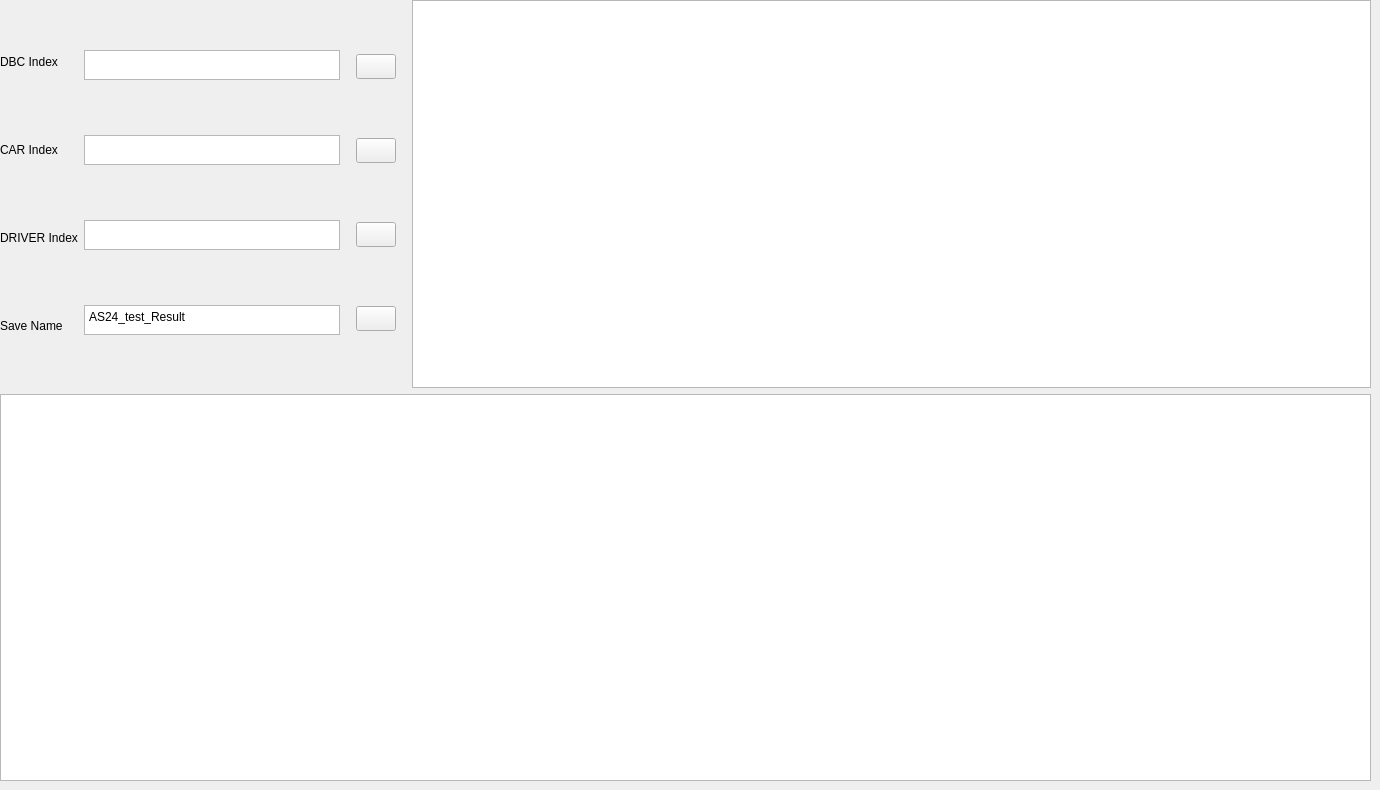
      <widget class="QWidget" name="Real_Road_FC_tab">
       <attribute name="title">
        <string>Real Road FC</string>
       </attribute>
       <widget class="QWidget" name="verticalLayoutWidget">
        <property name="geometry">
         <rect>
          <x>0</x>
          <y>0</y>
          <width>1371</width>
          <height>781</height>
         </rect>
        </property>
        <layout class="QVBoxLayout" name="verticalLayout_1">
         <item>
          <layout class="QHBoxLayout" name="horizontalLayout">
           <property name="sizeConstraint">
            <enum>QLayout::SetNoConstraint</enum>
           </property>
           <item>
            <layout class="QVBoxLayout" name="verticalLayout_3">
             <item>
              <widget class="QLabel" name="label">
               <property name="sizePolicy">
                <sizepolicy hsizetype="Fixed" vsizetype="Fixed">
                 <horstretch>0</horstretch>
                 <verstretch>0</verstretch>
                </sizepolicy>
               </property>
               <property name="maximumSize">
                <size>
                 <width>100</width>
                 <height>40</height>
                </size>
               </property>
               <property name="font">
                <font>
                 <pointsize>9</pointsize>
                </font>
               </property>
               <property name="text">
                <string>DBC Index</string>
               </property>
              </widget>
             </item>
             <item>
              <widget class="QLabel" name="label_2">
               <property name="sizePolicy">
                <sizepolicy hsizetype="Fixed" vsizetype="Fixed">
                 <horstretch>0</horstretch>
                 <verstretch>0</verstretch>
                </sizepolicy>
               </property>
               <property name="maximumSize">
                <size>
                 <width>100</width>
                 <height>40</height>
                </size>
               </property>
               <property name="font">
                <font>
                 <pointsize>9</pointsize>
                </font>
               </property>
               <property name="text">
                <string>CAR Index</string>
               </property>
              </widget>
             </item>
             <item>
              <widget class="QLabel" name="label_3">
               <property name="sizePolicy">
                <sizepolicy hsizetype="Fixed" vsizetype="Fixed">
                 <horstretch>0</horstretch>
                 <verstretch>0</verstretch>
                </sizepolicy>
               </property>
               <property name="maximumSize">
                <size>
                 <width>100</width>
                 <height>40</height>
                </size>
               </property>
               <property name="font">
                <font>
                 <pointsize>9</pointsize>
                </font>
               </property>
               <property name="text">
                <string>DRIVER Index</string>
               </property>
              </widget>
             </item>
             <item>
              <widget class="QLabel" name="label_4">
               <property name="sizePolicy">
                <sizepolicy hsizetype="Fixed" vsizetype="Fixed">
                 <horstretch>0</horstretch>
                 <verstretch>0</verstretch>
                </sizepolicy>
               </property>
               <property name="maximumSize">
                <size>
                 <width>100</width>
                 <height>40</height>
                </size>
               </property>
               <property name="font">
                <font>
                 <pointsize>9</pointsize>
                </font>
               </property>
               <property name="text">
                <string>Save Name</string>
               </property>
              </widget>
             </item>
            </layout>
           </item>
           <item>
            <layout class="QVBoxLayout" name="verticalLayout_5">
             <property name="spacing">
              <number>5</number>
             </property>
             <property name="sizeConstraint">
              <enum>QLayout::SetMaximumSize</enum>
             </property>
             <item>
              <widget class="QPlainTextEdit" name="plainTextEdit">
               <property name="sizePolicy">
                <sizepolicy hsizetype="Fixed" vsizetype="Expanding">
                 <horstretch>0</horstretch>
                 <verstretch>0</verstretch>
                </sizepolicy>
               </property>
               <property name="maximumSize">
                <size>
                 <width>400</width>
                 <height>30</height>
                </size>
               </property>
              </widget>
             </item>
             <item>
              <widget class="QPlainTextEdit" name="plainTextEdit_2">
               <property name="sizePolicy">
                <sizepolicy hsizetype="Fixed" vsizetype="Expanding">
                 <horstretch>0</horstretch>
                 <verstretch>0</verstretch>
                </sizepolicy>
               </property>
               <property name="maximumSize">
                <size>
                 <width>400</width>
                 <height>30</height>
                </size>
               </property>
              </widget>
             </item>
             <item>
              <widget class="QPlainTextEdit" name="plainTextEdit_3">
               <property name="sizePolicy">
                <sizepolicy hsizetype="Fixed" vsizetype="Expanding">
                 <horstretch>0</horstretch>
                 <verstretch>0</verstretch>
                </sizepolicy>
               </property>
               <property name="maximumSize">
                <size>
                 <width>400</width>
                 <height>30</height>
                </size>
               </property>
              </widget>
             </item>
             <item>
              <widget class="QPlainTextEdit" name="plainTextEdit_4">
               <property name="sizePolicy">
                <sizepolicy hsizetype="Fixed" vsizetype="Expanding">
                 <horstretch>0</horstretch>
                 <verstretch>0</verstretch>
                </sizepolicy>
               </property>
               <property name="maximumSize">
                <size>
                 <width>400</width>
                 <height>30</height>
                </size>
               </property>
               <property name="plainText">
                <string>AS24_test_Result</string>
               </property>
              </widget>
             </item>
            </layout>
           </item>
           <item>
            <layout class="QVBoxLayout" name="verticalLayout_2">
             <property name="spacing">
              <number>5</number>
             </property>
             <property name="leftMargin">
              <number>10</number>
             </property>
             <property name="topMargin">
              <number>0</number>
             </property>
             <property name="rightMargin">
              <number>10</number>
             </property>
             <item>
              <widget class="QPushButton" name="open_DBC">
               <property name="sizePolicy">
                <sizepolicy hsizetype="Fixed" vsizetype="Fixed">
                 <horstretch>0</horstretch>
                 <verstretch>0</verstretch>
                </sizepolicy>
               </property>
               <property name="minimumSize">
                <size>
                 <width>40</width>
                 <height>25</height>
                </size>
               </property>
               <property name="styleSheet">
                <string notr="true">QPushButton{border-image: url(./Image/file.png);}
</string>
               </property>
               <property name="text">
                <string/>
               </property>
              </widget>
             </item>
             <item>
              <widget class="QPushButton" name="open_CAR">
               <property name="sizePolicy">
                <sizepolicy hsizetype="Fixed" vsizetype="Fixed">
                 <horstretch>0</horstretch>
                 <verstretch>0</verstretch>
                </sizepolicy>
               </property>
               <property name="minimumSize">
                <size>
                 <width>40</width>
                 <height>25</height>
                </size>
               </property>
               <property name="maximumSize">
                <size>
                 <width>90</width>
                 <height>25</height>
                </size>
               </property>
               <property name="styleSheet">
                <string notr="true">QPushButton{border-image: url(./Image/file.png);}

</string>
               </property>
               <property name="text">
                <string/>
               </property>
              </widget>
             </item>
             <item>
              <widget class="QPushButton" name="open_DRIVER">
               <property name="sizePolicy">
                <sizepolicy hsizetype="Fixed" vsizetype="Fixed">
                 <horstretch>0</horstretch>
                 <verstretch>0</verstretch>
                </sizepolicy>
               </property>
               <property name="minimumSize">
                <size>
                 <width>40</width>
                 <height>25</height>
                </size>
               </property>
               <property name="styleSheet">
                <string notr="true">QPushButton{border-image: url(./Image/file.png);}
</string>
               </property>
               <property name="text">
                <string/>
               </property>
              </widget>
             </item>
             <item>
              <widget class="QPushButton" name="pushButton">
               <property name="sizePolicy">
                <sizepolicy hsizetype="Fixed" vsizetype="Fixed">
                 <horstretch>0</horstretch>
                 <verstretch>0</verstretch>
                </sizepolicy>
               </property>
               <property name="minimumSize">
                <size>
                 <width>40</width>
                 <height>25</height>
                </size>
               </property>
               <property name="maximumSize">
                <size>
                 <width>16777215</width>
                 <height>16777215</height>
                </size>
               </property>
               <property name="styleSheet">
                <string notr="true">QPushButton{border-image: url(./Image/Set_name.png);}
</string>
               </property>
               <property name="text">
                <string/>
               </property>
              </widget>
             </item>
            </layout>
           </item>
           <item>
            <widget class="QGraphicsView" name="graphicsView">
             <property name="sizePolicy">
              <sizepolicy hsizetype="Expanding" vsizetype="Expanding">
               <horstretch>0</horstretch>
               <verstretch>0</verstretch>
              </sizepolicy>
             </property>
             <property name="minimumSize">
              <size>
               <width>0</width>
               <height>0</height>
              </size>
             </property>
             <property name="maximumSize">
              <size>
               <width>100000</width>
               <height>10000</height>
              </size>
             </property>
             <property name="autoFillBackground">
              <bool>true</bool>
             </property>
            </widget>
           </item>
          </layout>
         </item>
         <item>
          <widget class="QTableView" name="DatatableView">
           <property name="contextMenuPolicy">
            <enum>Qt::CustomContextMenu</enum>
           </property>
          </widget>
         </item>
        </layout>
       </widget>
      </widget>
